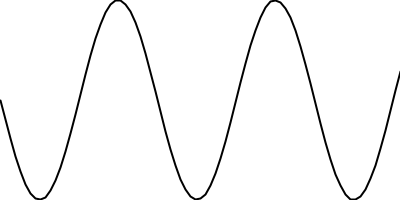
Frame 1 (no input)
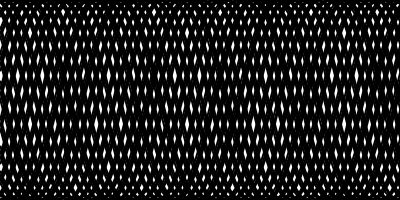
Frame 60 (the mouse pressed at the canvas centre just before this capture)
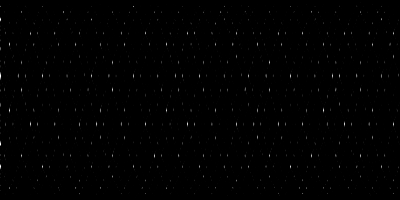
Frame 120 (the mouse held since frame 60 and released just before this capture)

The Processing sketch that drew these frames (run headless with seeded random() and noise(); from frame 60 on, the mouse is pressed at the canvas centre):

// Processing sketch: sketch_3_8_Waves
// ── sketch_3_8_Waves.pde
float angle = 0;
float angleVel = 0.2;
float amplitude = 100;
 
 void setup(){
  size(400,200);
  background(255);
 }
 
 void draw(){
  stroke(0);
  strokeWeight(2);
  noFill();
   
  beginShape();
  for (int x = 0; x <= width; x += 5) {
    float y = map(sin(angle),-1,1,0,height);
    vertex(x,y);
    angle +=angleVel;
  }
  endShape();
 }
